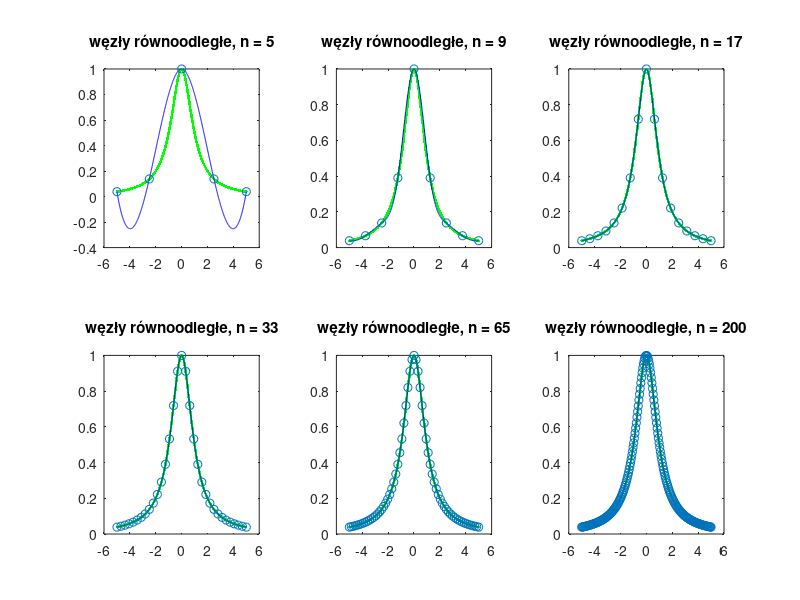

Here is the MATLAB script that generated this plot: (Note: this script raises an error after producing the figure.)
function []= spline_oct ()
  a = -5;
  b = 5;
  
  warning('off', 'all');
  
  f = @(x) 1 / (1 + x^2);
  p = linspace(a,b,1000);
  yp = arrayfun (f, p);
  
  
  ns = [5,9,17,33,65, 200];
  n = length(ns);
  
  figure(1);
  
  for i = 1:n
    x = linspace(a,b,ns(i));
    y = arrayfun (f, x);
    pf = spline(x, y);
    v = ppval(pf, p);
    
    nor = norm(yp - v, "inf");
    printf("n = %d   norm = %e\n", ns(i), nor);
    subplot(2,3,i);
    plot(p, yp, 'g.', p, v, 'b' , x, y, 'o');
    
    title(["węzły równoodległe, n = ", num2str(ns(i)), "\n"]);
  endfor
  
  printf("############## CZEB ##############\n");
  figure(2);
  
  for i = 1:n
    x = Czeb(a,b,ns(i));
    y = arrayfun (f, x);
    pf = spline(x, y);
    v = ppval(pf, p);
    
    nor = norm(yp - v, "inf");
    printf("n = %d  norm = %e\n", ns(i), nor);
    subplot(2,3,i);
    
    plot(p, yp, 'g.', p, v, 'b' , x, y, 'o');
    title(["węzły Czebyszewa, n = ", num2str(ns(i)), "\n"]);
  endfor
  
endfunction